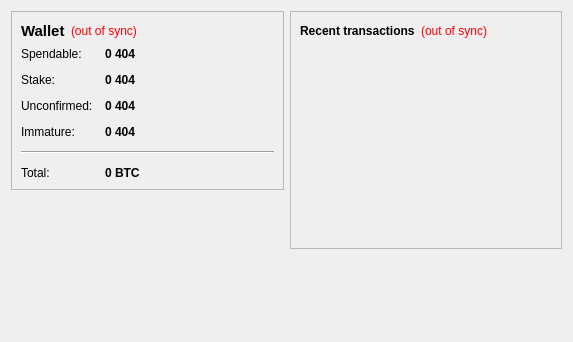
<?xml version="1.0" encoding="UTF-8"?>
<ui version="4.0">
 <class>OverviewPage</class>
 <widget class="QWidget" name="OverviewPage">
  <property name="geometry">
   <rect>
    <x>0</x>
    <y>0</y>
    <width>573</width>
    <height>342</height>
   </rect>
  </property>
  <property name="windowTitle">
   <string>Form</string>
  </property>
  <layout class="QHBoxLayout" name="horizontalLayout" stretch="1,1">
   <item>
    <layout class="QVBoxLayout" name="verticalLayout_2">
     <item>
      <widget class="QFrame" name="frame">
       <property name="frameShape">
        <enum>QFrame::StyledPanel</enum>
       </property>
       <property name="frameShadow">
        <enum>QFrame::Raised</enum>
       </property>
       <layout class="QVBoxLayout" name="verticalLayout_4">
        <item>
         <layout class="QHBoxLayout" name="horizontalLayout_4">
          <item>
           <widget class="QLabel" name="label_5">
            <property name="font">
             <font>
              <pointsize>11</pointsize>
              <weight>75</weight>
              <bold>true</bold>
             </font>
            </property>
            <property name="text">
             <string>Wallet</string>
            </property>
           </widget>
          </item>
          <item>
           <widget class="QLabel" name="labelWalletStatus">
            <property name="toolTip">
             <string>The displayed information may be out of date. Your wallet automatically synchronizes with the 404coin network after a connection is established, but this process has not completed yet.</string>
            </property>
            <property name="styleSheet">
             <string notr="true">QLabel { color: red; }</string>
            </property>
            <property name="text">
             <string notr="true">(out of sync)</string>
            </property>
            <property name="alignment">
             <set>Qt::AlignLeading|Qt::AlignLeft|Qt::AlignVCenter</set>
            </property>
           </widget>
          </item>
          <item>
           <spacer name="horizontalSpacer_2">
            <property name="orientation">
             <enum>Qt::Horizontal</enum>
            </property>
            <property name="sizeHint" stdset="0">
             <size>
              <width>40</width>
              <height>20</height>
             </size>
            </property>
           </spacer>
          </item>
         </layout>
        </item>
        <item>
         <layout class="QFormLayout" name="formLayout_2">
          <property name="fieldGrowthPolicy">
           <enum>QFormLayout::AllNonFixedFieldsGrow</enum>
          </property>
          <property name="horizontalSpacing">
           <number>12</number>
          </property>
          <property name="verticalSpacing">
           <number>12</number>
          </property>
          <item row="0" column="0">
           <widget class="QLabel" name="label">
            <property name="text">
             <string>Spendable:</string>
            </property>
           </widget>
          </item>
          <item row="0" column="1">
           <widget class="QLabel" name="labelBalance">
            <property name="font">
             <font>
              <weight>75</weight>
              <bold>true</bold>
             </font>
            </property>
            <property name="cursor">
             <cursorShape>IBeamCursor</cursorShape>
            </property>
            <property name="toolTip">
             <string>Your current spendable balance</string>
            </property>
            <property name="text">
             <string notr="true">0 404</string>
            </property>
            <property name="textInteractionFlags">
             <set>Qt::LinksAccessibleByMouse|Qt::TextSelectableByKeyboard|Qt::TextSelectableByMouse</set>
            </property>
           </widget>
          </item>
          <item row="1" column="0">
           <widget class="QLabel" name="label_6">
            <property name="text">
             <string>Stake:</string>
            </property>
           </widget>
          </item>
          <item row="1" column="1">
           <widget class="QLabel" name="labelStake">
            <property name="font">
             <font>
              <weight>75</weight>
              <bold>true</bold>
             </font>
            </property>
            <property name="cursor">
             <cursorShape>IBeamCursor</cursorShape>
            </property>
            <property name="toolTip">
             <string>Total of coins that was staked, and do not yet count toward the current balance</string>
            </property>
            <property name="text">
             <string notr="true">0 404</string>
            </property>
            <property name="textInteractionFlags">
             <set>Qt::LinksAccessibleByMouse|Qt::TextSelectableByKeyboard|Qt::TextSelectableByMouse</set>
            </property>
           </widget>
          </item>
          <item row="2" column="0">
           <widget class="QLabel" name="label_3">
            <property name="text">
             <string>Unconfirmed:</string>
            </property>
           </widget>
          </item>
          <item row="2" column="1">
           <widget class="QLabel" name="labelUnconfirmed">
            <property name="font">
             <font>
              <weight>75</weight>
              <bold>true</bold>
             </font>
            </property>
            <property name="cursor">
             <cursorShape>IBeamCursor</cursorShape>
            </property>
            <property name="toolTip">
             <string>Total of transactions that have yet to be confirmed, and do not yet count toward the current balance</string>
            </property>
            <property name="text">
             <string notr="true">0 404</string>
            </property>
            <property name="textInteractionFlags">
             <set>Qt::LinksAccessibleByMouse|Qt::TextSelectableByKeyboard|Qt::TextSelectableByMouse</set>
            </property>
           </widget>
          </item>
          <item row="3" column="0">
           <widget class="QLabel" name="labelImmatureText">
            <property name="text">
             <string>Immature:</string>
            </property>
           </widget>
          </item>
          <item row="3" column="1">
           <widget class="QLabel" name="labelImmature">
            <property name="font">
             <font>
              <weight>75</weight>
              <bold>true</bold>
             </font>
            </property>
            <property name="toolTip">
             <string>Mined balance that has not yet matured</string>
            </property>
            <property name="text">
             <string notr="true">0 404</string>
            </property>
            <property name="textInteractionFlags">
             <set>Qt::LinksAccessibleByMouse|Qt::TextSelectableByKeyboard|Qt::TextSelectableByMouse</set>
            </property>
           </widget>
          </item>
          <item row="4" column="0" colspan="2">
           <widget class="Line" name="line">
            <property name="orientation">
             <enum>Qt::Horizontal</enum>
            </property>
           </widget>
          </item>
          <item row="5" column="0">
           <widget class="QLabel" name="labelTotalText">
            <property name="text">
             <string>Total:</string>
            </property>
           </widget>
          </item>
          <item row="5" column="1">
           <widget class="QLabel" name="labelTotal">
            <property name="font">
             <font>
              <weight>75</weight>
              <bold>true</bold>
             </font>
            </property>
            <property name="cursor">
             <cursorShape>IBeamCursor</cursorShape>
            </property>
            <property name="toolTip">
             <string>Your current total balance</string>
            </property>
            <property name="text">
             <string notr="true">0 BTC</string>
            </property>
            <property name="textInteractionFlags">
             <set>Qt::LinksAccessibleByMouse|Qt::TextSelectableByKeyboard|Qt::TextSelectableByMouse</set>
            </property>
           </widget>
          </item>
         </layout>
        </item>
       </layout>
      </widget>
     </item>
     <item>
      <spacer name="verticalSpacer">
       <property name="orientation">
        <enum>Qt::Vertical</enum>
       </property>
       <property name="sizeHint" stdset="0">
        <size>
         <width>20</width>
         <height>40</height>
        </size>
       </property>
      </spacer>
     </item>
    </layout>
   </item>
   <item>
    <layout class="QVBoxLayout" name="verticalLayout_3">
     <item>
      <widget class="QFrame" name="frame_2">
       <property name="frameShape">
        <enum>QFrame::StyledPanel</enum>
       </property>
       <property name="frameShadow">
        <enum>QFrame::Raised</enum>
       </property>
       <layout class="QVBoxLayout" name="verticalLayout">
        <item>
         <layout class="QHBoxLayout" name="horizontalLayout_2">
          <item>
           <widget class="QLabel" name="label_4">
            <property name="text">
             <string>&lt;b&gt;Recent transactions&lt;/b&gt;</string>
            </property>
           </widget>
          </item>
          <item>
           <widget class="QLabel" name="labelTransactionsStatus">
            <property name="toolTip">
             <string>The displayed information may be out of date. Your wallet automatically synchronizes with the 404coin network after a connection is established, but this process has not completed yet.</string>
            </property>
            <property name="styleSheet">
             <string notr="true">QLabel { color: red; }</string>
            </property>
            <property name="text">
             <string notr="true">(out of sync)</string>
            </property>
            <property name="alignment">
             <set>Qt::AlignRight|Qt::AlignTrailing|Qt::AlignVCenter</set>
            </property>
           </widget>
          </item>
          <item>
           <spacer name="horizontalSpacer">
            <property name="orientation">
             <enum>Qt::Horizontal</enum>
            </property>
            <property name="sizeHint" stdset="0">
             <size>
              <width>40</width>
              <height>20</height>
             </size>
            </property>
           </spacer>
          </item>
         </layout>
        </item>
        <item>
         <widget class="QListView" name="listTransactions">
          <property name="styleSheet">
           <string notr="true">QListView { background: transparent; }</string>
          </property>
          <property name="frameShape">
           <enum>QFrame::NoFrame</enum>
          </property>
          <property name="verticalScrollBarPolicy">
           <enum>Qt::ScrollBarAlwaysOff</enum>
          </property>
          <property name="horizontalScrollBarPolicy">
           <enum>Qt::ScrollBarAlwaysOff</enum>
          </property>
          <property name="selectionMode">
           <enum>QAbstractItemView::NoSelection</enum>
          </property>
         </widget>
        </item>
       </layout>
      </widget>
     </item>
     <item>
      <spacer name="verticalSpacer_2">
       <property name="orientation">
        <enum>Qt::Vertical</enum>
       </property>
       <property name="sizeHint" stdset="0">
        <size>
         <width>20</width>
         <height>40</height>
        </size>
       </property>
      </spacer>
     </item>
    </layout>
   </item>
  </layout>
 </widget>
 <resources/>
 <connections/>
</ui>
